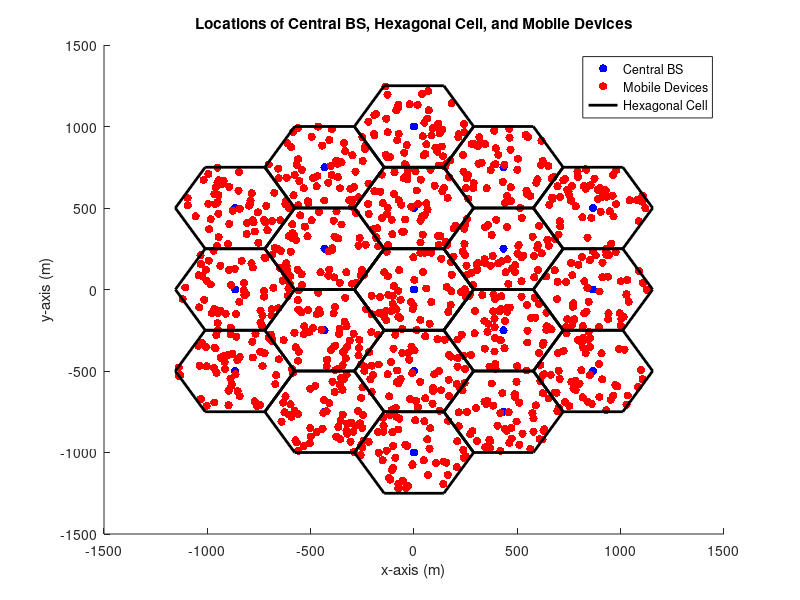
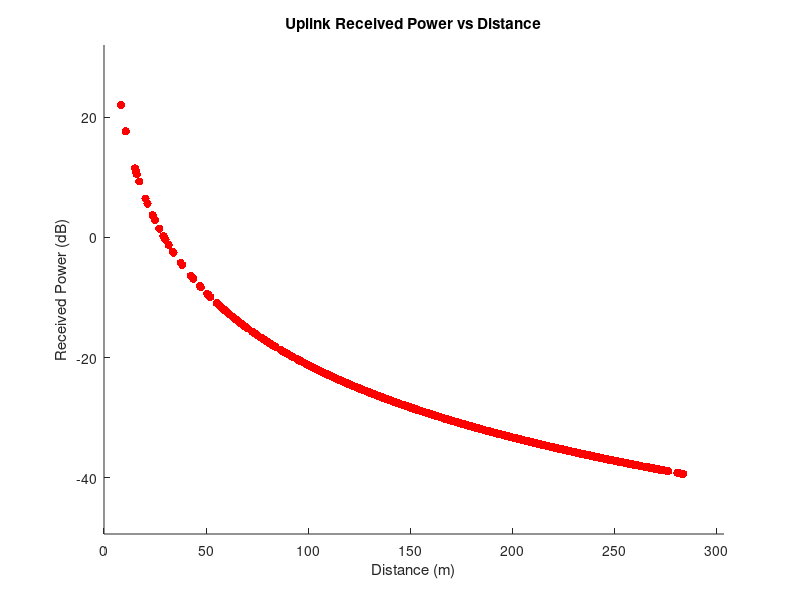
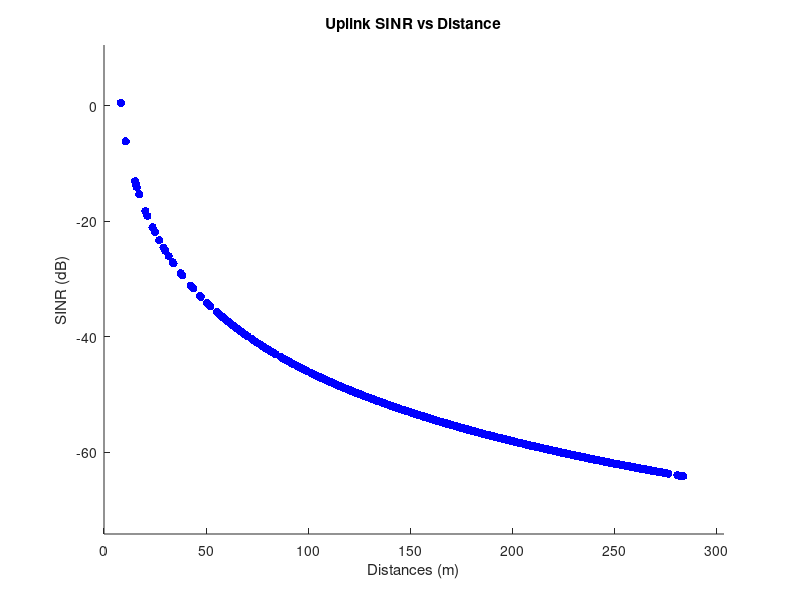

MATLAB code for these plots, in order:
ISD = 500; % Inter site distance (m)
BW = 10e6; % Channel bandwidth (Hz)
P_b = 33; % Power of base station (dBm)
P_m = 23; % Power of mobile device (dBm)
Gt = 14; % Transmitter antenna gain (dB)
Gr = 14; % Receiver antenna gain (dB)
ht_b = 50+1.5; % Height of base station (m)
ht_m = 1.5; % Height of mobile device (m)
T = 27+273.15; % Temperature (K)
k = 1.38e-23; % Boltzmann constant (J/K)

% Calculate the thermal noise power
N = k*T*BW; % Thermal Noise Power  (W/Hz)
mobile_device_num = 50; % number of mobile devices
cell_radius = (250*2)/sqrt(3); % inter site distance
central_bs_location = [0, 0]; % coordinates of central BS


% Define hexagonal central cell
hex_vertices = cell_radius*[cosd(60:60:360); sind(60:60:360)]';
hex_vertices = [hex_vertices; hex_vertices(1,:)]; % repeat first vertex to close shape

%B-1
centers = [];
layer = 2;

center_locations = [0,0;
                   0, cell_radius*sqrt(3);
                   cell_radius*sqrt(3)*sqrt(3)/2, cell_radius*sqrt(3)/2;
                   cell_radius*sqrt(3)*sqrt(3)/2, -cell_radius*sqrt(3)/2;
                   0, -sqrt(3)*cell_radius;
                   -cell_radius*sqrt(3)*sqrt(3)/2, -cell_radius*sqrt(3)/2;
                   -cell_radius*sqrt(3)*sqrt(3)/2, cell_radius*sqrt(3)/2;
                   0,cell_radius*sqrt(3)*2;
                   cell_radius*sqrt(3)*sqrt(3), cell_radius*sqrt(3);
                   cell_radius*sqrt(3)*sqrt(3), -cell_radius*sqrt(3);
                   0, -sqrt(3)*cell_radius*2;
                   -cell_radius*sqrt(3)*sqrt(3), -cell_radius*sqrt(3);
                   -cell_radius*sqrt(3)*sqrt(3), cell_radius*sqrt(3);
                   cell_radius*sqrt(3)*sqrt(3)/2, cell_radius*sqrt(3)*3/2;
                   cell_radius*3,0;
                   cell_radius*sqrt(3)*sqrt(3)/2, -cell_radius*sqrt(3)*3/2;
                   -cell_radius*sqrt(3)*sqrt(3)/2, -cell_radius*sqrt(3)*3/2;
                   -cell_radius*3,0;
                   -cell_radius*sqrt(3)*sqrt(3)/2, cell_radius*sqrt(3)*3/2;
                   ]; 

mobile_device_positions = [];
temp = mobile_device_num;
new_device_num = mobile_device_num;
while size(mobile_device_positions, 1) < mobile_device_num
    % Generate random positions in bounding box of hexagonal cell
    x = (rand(temp, 1) - 0.5) * cell_radius*2;
    y = (rand(temp, 1) - 0.5) * cell_radius*2;
    % Check if point is inside hexagonal cell
    is_inside = inpolygon(x, y, hex_vertices(:,1), hex_vertices(:,2));
    mobile_device_positions = [mobile_device_positions; x(is_inside), y(is_inside)];
    temp = new_device_num-size(mobile_device_positions, 1);
end
for i = 2:19
    mobile_device_num = mobile_device_num+50;
    temp = 50;
    new_device_num = mobile_device_num;
    while size(mobile_device_positions, 1) < mobile_device_num
        % Generate random positions in bounding box of hexagonal cell
        x = (rand(temp, 1) - 0.5) * cell_radius*2;
        y = (rand(temp, 1) - 0.5) * cell_radius*2;
        % Check if point is inside hexagonal cell
        is_inside = inpolygon(x, y, hex_vertices(:,1), hex_vertices(:,2));
        mobile_device_positions = [mobile_device_positions; x(is_inside)+center_locations(i,1), y(is_inside)+center_locations(i,2)];
        temp = new_device_num-size(mobile_device_positions, 1);
    end
end

for i = 1:size(center_locations,1)
    center = center_locations(i, :);
    start_idx = (i - 1) * 50 + 1;
    end_idx = i * 50;
    points = mobile_device_positions(start_idx:end_idx, :);
    diffs = points - center;
    distances(start_idx:end_idx) = sqrt(sum(diffs.^2, 2));
    %distances = sqrt(sum((mobile_device_positions - central_bs_location).^2, 2));
end
size(distances,1);  %--> this equals to 50*19 = 950 mobile devices
size(center_locations,1); %--> This equals to 19 center locations

% plot the BS and the mobile stantion
figure('Name','B-1');
scatter(center_locations(:,1), center_locations(:,2), 'filled', 'MarkerFaceColor', 'b');
hold on;
scatter(mobile_device_positions(:,1), mobile_device_positions(:,2), 'filled', 'MarkerFaceColor', 'r');
hold on;

%plot the area of the hexagon
plot(hex_vertices(:,1), hex_vertices(:,2), 'LineWidth', 2, 'Color', 'k');
hold on;
for i = 1:size(center_locations, 1)
    plot(hex_vertices(:,1)+center_locations(i,1), hex_vertices(:,2)+center_locations(i,2), 'LineWidth', 2, 'Color', 'k');
end
xlabel('x-axis (m)');
ylabel('y-axis (m)');
legend('Central BS', 'Mobile Devices', 'Hexagonal Cell');
title('Locations of Central BS, Hexagonal Cell, and Mobile Devices');
hold off

%B-2
gd = ((ht_b*ht_m)^2)./(distances.^4);
P_m_W = (10^(P_m/10)/1000);
Gt_W = 10^(Gt/10);
Gr_W = 10^(Gr/10);
Pr_2 = P_m_W*Gt_W*Gr_W.*gd;
Pr_dB_2 = 10*log10(Pr_2);

figure('Name','B-2');
scatter(distances, Pr_dB_2, 'filled', 'MarkerFaceColor', 'r');
axis([0 max(distances+20) min(Pr_dB_2-10) max(Pr_dB_2+10)]);
xlabel('Distance (m)');
ylabel('Received Power (dB)');
title('Uplink Received Power vs Distance');

%B-3
I_2 = sum(Pr_2)

SINR_2 = Pr_2./((I_2-Pr_2)+N);

size(SINR_2)

SINR_dB_2 = 10*log10(SINR_2);
figure('Name','B-3');
scatter(distances, SINR_dB_2, 'filled', 'MarkerFaceColor', 'b');
axis([0 max(distances+20) min(SINR_dB_2-10) max(SINR_dB_2+10)]);
xlabel('Distances (m)');
ylabel('SINR (dB)');
title('Uplink SINR vs Distance');


